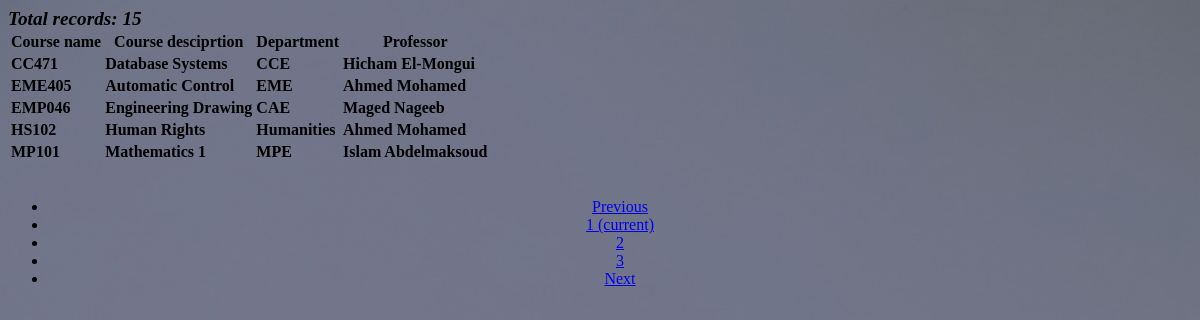
/fetchdata.php, run on the app's committed database.
### tables this page shows
CREATE TABLE `course` (
  `course_id` int(20) NOT NULL,
  `course_name` varchar(50) NOT NULL,
  `course_description` varchar(200) NOT NULL,
  `department_id` int(20) NOT NULL,
  `professor_id` int(20) NOT NULL
);

CREATE TABLE `department` (
  `department_id` int(20) NOT NULL,
  `department_name` varchar(50) NOT NULL
);

CREATE TABLE `professor` (
  `Professor_id` int(20) NOT NULL,
  `Professor_name` varchar(50) NOT NULL
);

### fetchdata.php (the view, shortened to what this page needs)
<?php
$connect = new PDO("mysql:host=localhost; dbname=db_lab4", "root", "");
$limit = '5';
$page = 1;
if($_POST['page'] > 1)
{
  $start = (($_POST['page'] - 1) * $limit);
  $page = $_POST['page'];
}
else
{
  $start = 0;
}
$query = "
SELECT * FROM course
INNER JOIN department ON course.department_id=department.department_id
INNER JOIN professor ON course.professor_id=professor.Professor_id
";
$query .= 'ORDER BY course_id ASC ';
$filter_query = $query . 'LIMIT '.$start.', '.$limit.'';
$statement = $connect->prepare($query);
$statement->execute();
$total_data = $statement->rowCount();
$statement = $connect->prepare($filter_query);
$statement->execute();
$result = $statement->fetchAll();
$output = '
<link rel="stylesheet" type="text/css" href="page.css">
<label class="lbl"> Total records: '.$total_data.'</label>
<table class="table table-striped table-bordered table-info">
<thead class="thead-dark">
  <tr>
  <th> Course name </th>
  <th> Course desciprtion </th>
  <th> Department </th>
  <th> Professor </th>
  </tr>
  </thead>
';
if($total_data > 0)
{
  foreach($result as $row)
  {
    $output .= '
    <tr>
    <td>'.$row["course_name"].'</td>
    <td>'.$row["course_description"].'</td>
    <td>'.$row["department_name"].'</td>
    <td>'.$row["Professor_name"].'</td>
    </tr>
    ';
  }
}
else
{
  $output .= '
  <tr>
    <td colspan="3" align="center">No Data Found</td>
  </tr>
  ';
}
$output .= '
</table>
<br />
<div align="center">
  <ul class="pagination">
';
$total_links = ceil($total_data/$limit);
$previous_link = '';
$next_link = '';
$page_link = '';
$page_array=(array) null;
if($total_links > 4)
{
  if($page < 5)
  {
    for($count = 1; $count <= 5; $count++)
    {
      $page_array[] = $count;
    }
    $page_array[] = '...';
    $page_array[] = $total_links;
  }
  else
  {
    $end_limit = $total_links - 5;
    if($page > $end_limit)
    {
      $page_array[] = 1;
      $page_array[] = '...';
      for($count = $end_limit; $count <= $total_links; $count++)
      {
        $page_array[] = $count;
      }
    }
    else
    {
      $page_array[] = 1;
      $page_array[] = '...';
      for($count = $page - 1; $count <= $page + 1; $count++)
      {
        $page_array[] = $count;
      }
      $page_array[] = '...';
      $page_array[] = $total_links;
    }
  }
}
else
{
  for($count = 1; $count <= $total_links; $count++)
  {
    $page_array[] = $count;
  }
}
for($count = 0; $count < count($page_array); $count++)
{
  if($page == $page_array[$count])
  {
    $page_link .= '
    <li class="page-item active">
      <a class="page-link" href="#">'.$page_array[$count].' <span class="sr-only">(current)</span></a>
    </li>
    ';
    $previous_id = $page_array[$count] - 1;
    if($previous_id > 0)
    {
      $previous_link = '<li class="page-item"><a class="page-link" href="javascript:void(0)" data-page_number="'.$previous_id.'">Previous</a></li>';
    }
    else
    {
      $previous_link = '
      <li class="page-item disabled">
        <a class="page-link" href="#">Previous</a>
      </li>
      ';
    }
    $next_id = $page_array[$count] + 1;
    if($next_id > $total_links)
    {
      $next_link = '
      <li class="page-item disabled">
        <a class="page-link" href="#">Next</a>
      </li>
        ';
    }
    else
    {
      $next_link = '<li class="page-item"><a class="page-link" href="javascript:void(0)" data-page_number="'.$next_id.'">Next</a></li>';
    }
  }
  else
  {
    if($page_array[$count] == '...')
    {
      $page_link .= '
      <li class="page-item disabled">
          <a class="page-link" href="#">...</a>
      </li>
      ';
    }
    else
    {
      $page_link .= '
      <li class="page-item"><a class="page-link" href="javascript:void(0)" data-page_number="'.$page_array[$count].'">'.$page_array[$count].'</a></li>
      ';
    }
  }
}
$output .= $previous_link . $page_link . $next_link;
$output .= '
  </ul>
</div>
';
echo $output;
?>

### page.css (style rules this page uses)
.lbl { font-weight: bolder; text-align: center; font-style: italic; font-size: larger; }
::placeholder { font-style: italic; }
tr { font-weight: bolder !important; }

### data on the page
course: course_name "CC471", course_description "Database Systems", department.department_name "CCE", professor.Professor_name "Hicham El-Mongui"
course: course_name "EME405", course_description "Automatic Control", department.department_name "EME", professor.Professor_name "Ahmed Mohamed", course_id "2"
course: course_name "EMP046", course_description "Engineering Drawing", department.department_name "CAE", professor.Professor_name "Maged Nageeb"
course: course_name "HS102", course_description "Human Rights", department.department_name "Humanities", professor.Professor_name "Ahmed Mohamed"
course: course_name "MP101", course_description "Mathematics 1", department.department_name "MPE", professor.Professor_name "Islam Abdelmaksoud"

### other printed values
$total_data "15"
$page_array[$count] "1"
$page_array[$count] "3"
